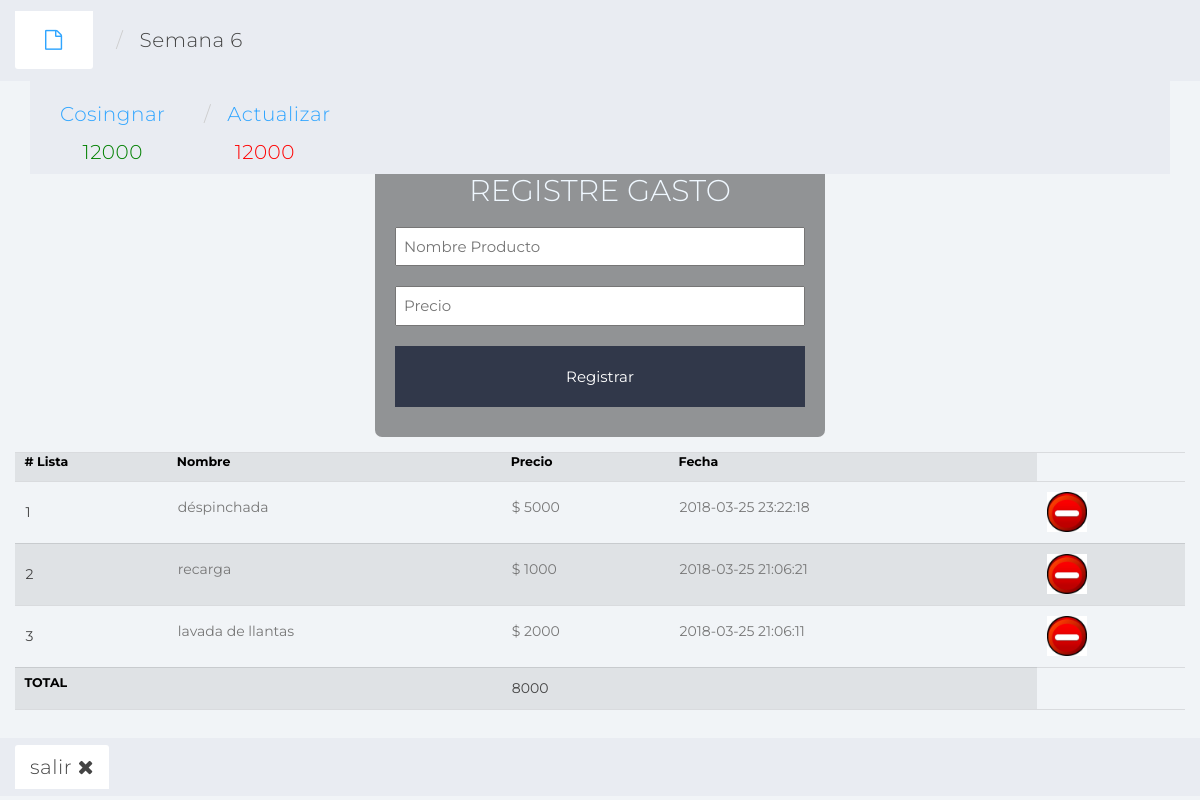
/ (signed in), run on the app's committed database.
### tables this page shows
CREATE TABLE `saldo` (
  `id_sal` int(11) NOT NULL,
  `n_saldo` int(11) NOT NULL,
  `id_sem` int(11) NOT NULL,
  `id_usu` int(11) NOT NULL
);

CREATE TABLE `gasto` (
  `id_gas` int(11) NOT NULL,
  `nombre` varchar(50) NOT NULL,
  `precio` int(11) NOT NULL,
  `fecha` timestamp NOT NULL DEFAULT CURRENT_TIMESTAMP,
  `id_sal` int(11) NOT NULL,
  `id_usu` int(11) DEFAULT NULL
);

### index.php (the view, shortened to what this page needs)
<?php
	require("conexion.php");
		?>
		<?php
	$usuario=$_SESSION['id'];
	try{
		$sql ="SELECT * FROM saldo WHERE id_usu=$usuario";
		$resu=$base->prepare($sql);
		$resu->execute(array());
		while($consulta=$resu->fetch(PDO::FETCH_ASSOC)){
			$idSa=$consulta['id_sem'];
			$saldo=$consulta['n_saldo'];
		}
			?>
			<?php
	}
	catch(Exeption $e){
		die("Error".$e->getMessage());
	}
?>
<!DOCTYPE html>
<html>
<head>
	<link href="css/bootstrap.min.css" rel="stylesheet">
	<link href="css/font-awesome.min.css" rel="stylesheet">
	<link href="css/datepicker3.css" rel="stylesheet">
	<link href="css/styles.css" rel="stylesheet">
	<link href="css/estilo.css" rel="stylesheet">
	<link href="css/tabla.css" rel="stylesheet">
</head>
<body>
		<div class="navbar-fixed-top">
			<ol class="breadcrumb">
				<li class="panel-footer"><a class="panel-heading" href="nuevaSemana.php">
					<em class="fa fa-file-o"></em>
				</a></li>
				<li id="li" class="panel-heading" >
						 Semana <?php echo $idSa; ?>
				</li>
			</ol>
		</div>
		<div class="panel-body">
			<div class="col-lg-12">
				<ol class="breadcrumb">
				<li class="panel-heading"><a class="panel-group" href="saldo.php?codi=2">
					Cosingnar
					<p class="text-center" style="color: green"> <?php echo $saldo; ?> </p>
				</a></li>
				<li id="li" class="panel-heading">
					<a class="panel-group" href="saldo.php?codi=0">
						 Actualizar
					</a>
						<p class="text-center" style="color: red"> <?php echo $saldo; ?> </p>
				</li>
			</ol>
			</div>
			<div>
				<form action="../FORMULARIO RESPONSIVO/formRegistro1.php" method="post">
<h2>REGISTRE GASTO</h2>
<input type="text" id="nombre"  placeholder="Nombre Producto" required>
<input type="number" id="usuario"  placeholder="Precio" required>
<input type="button" onClick="Formulario()" value="Registrar" id="boton">
</form>
</div>
		</div>
	<div class="container-fluid">
	<div class="">
		<div class="">
			<table class="table-responsive">
					<tr>
						<th>
							# Lista
						</th>
						<th>
							Nombre
						</th>
						<th>
							Precio
						</th>
						<th>
							Fecha
						</th>
					</tr>
					<?php
						try{
							$n=0;
							$sql ="SELECT * FROM gasto INNER JOIN saldo ON saldo.id_sal=gasto.id_sal  WHERE saldo.id_sem=$idSa and saldo.id_usu=$usuario ORDER BY id_gas DESC";
							$resu=$base->prepare($sql);
							$resu->execute(array());
							while($consulta=$resu->fetch(PDO::FETCH_ASSOC)){
								$id = $consulta['id_gas'];
								?>
									<tr>
										<td> <?php echo $n=$n+1; ?> </td>
										<td> <p style="font-size: 14"> <?php echo $consulta['nombre'] ?> </p> </td>
										<td> <p style="font-size: 14px"> $ <?php echo $consulta['precio'] ?> </p> </td>
										<td> <p style="font-size: 14px"> <?php echo $consulta['fecha']; ?> </p> </td>
										<td> <a href="ELIMINAR/EliminarGasto.php?codi=<?php echo $id; ?>"> <img src="img/eli.jpg" height="40px"> </a> </td>
									</tr>
								<?php
							}
						}
						catch(Exeption $e){
							die("Error".$e->getMessage());
						}
				?>
				<tr>
					<th colspan="2">TOTAL</th>
					<td colspan="2"> <?php echo $_SESSION['dineroT']; ?> </td>
				</tr>
			</table>
		</div>
	</div>
</div>
	<div class="panel-default">
			<ol class="breadcrumb">
				<li class="btn-warning"><a class="panel-heading" href="salir.php">
					salir
					<em class="fa fa-close"></em>
				</a></li>
			</ol>
		</div>
</body>
</html>

### css/styles.css (style rules this page uses)
body { background: #f1f4f7; padding-top: 60px; font-size: 14px; color: #444444; font-family: "Montserrat", "Helvetica Neue", Helvetica, Arial, sans-serif; }
p { color: #777; }
a, a:hover, a:focus { color: #30a5ff; }
h1, h2, h3, h4, h5, h6 { color: #444444; }
h2 { font-weight: 300; margin-bottom: 20px; }
.btn-warning, .btn-warning:hover, .btn-warning:focus, .btn-warning:active, .btn-warning.active, .open > .dropdown-toggle.btn-warning, .btn-warning.disabled, .btn-warning[disabled], fieldset[disabled] .btn-warning, .btn-warning.disabled:hover, .btn-warning[disabled]:hover, fieldset[disabled] .btn-warning:hover, .btn-warning.disabled:focus, .btn-warning[disabled]:focus, fieldset[disabled] .btn-warning:focus, .btn-warning.disabled:active, .btn-warning[disabled]:active, fieldset[disabled] .btn-warning:active, .btn-warning.disabled.active, .btn-warning[disabled].active, fieldset[disabled] .btn-warning.active { background-color: #ffb53e; border-color: #ffb53e; }
.panel-heading { font-size: 20px; font-weight: 300; letter-spacing: 0.025em; height: 60px; line-height: 38px; }
.panel-default .panel-heading { background: #fff; border-bottom: 1px solid #e9ecf2; color: #444444; }
.panel-footer { background: #fff; border-top: 1px solid #e9ecf2; }
.breadcrumb { border-radius: 0; padding: 10px 15px 10px 15px; background: #e9ecf2; margin: 0; }

### css/estilo.css (style rules this page uses)
body { background-size: 100vw 100vh; background-attachment: fixed; margin: 0; }
form { width:450px; margin: auto; background: rgba(0,0,0,0.4); padding: 10px 20px; box-sizing: border-box; margin-top: 20px; border-radius: 7px; }
h2 { color:aliceblue; text-align: center; font-size: 30px; margin-bottom: 20px; }
input,textarea { width: 100%; margin-bottom: 20px; padding: 7px; box-sizing: border-box; font-size: 15px; }
#boton { background: #31384A; color: #fff; padding: 20px; border: none; }
th { text-align: center; }

### css/tabla.css (style rules this page uses)
table { margin: 0 0 2em 0; width: 100%; }
table tbody tr { border: solid 1px; border-left: 0; border-right: 0; }
table td { padding: 0.75em 0.75em; }
table th { font-size: 0.9em; font-weight: 700; padding: 0 0.75em 0.75em 0.75em; text-align: left; }
table tbody tr { border-color: rgba(0, 0, 0, 0.1); }
table tbody tr:nth-child(2n + 1) { background-color: rgba(0, 0, 0, 0.075); }
table th { color: #000; }

### index.php (style rules this page uses)
body { overflow-x: hidden; }

### data on the page
saldo: id_sem "6", n_saldo "12000"
gasto: nombre "déspinchada", precio "5000", fecha "2018-03-25 23:22:18"
gasto: n "2", nombre "recarga", precio "1000", fecha "2018-03-25 21:06:21"
gasto: n "3", nombre "lavada de llantas", precio "2000", fecha "2018-03-25 21:06:11"

### other printed values
$_SESSION['dineroT'] "8000"
